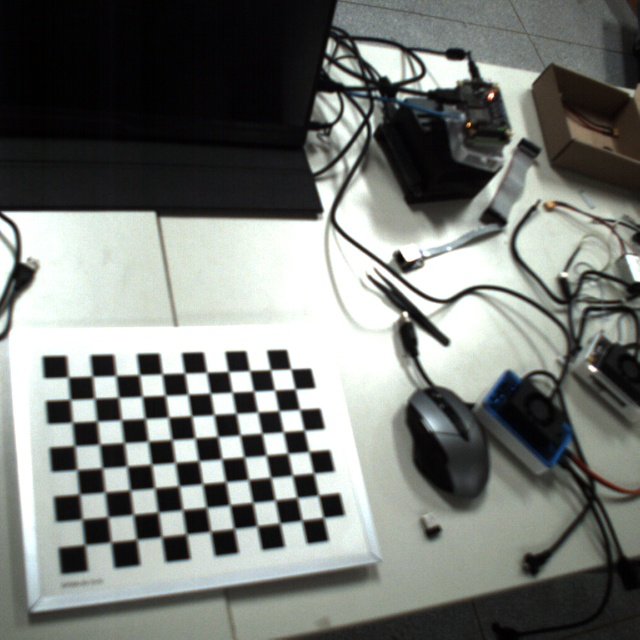
#> input picture cam_calibrate/0.jpg, 640 x 640 px; its folder holds 4 pictures in this run
$ python cali_pre.py
#> lines starting #> are read from the running program, lines starting #| are printed output that depends on the picture; after the words box and inside, x2 and y2 are one past the last pixel; in counts of white or black regions, pixels touching at a corner belong together
import cv2
import numpy as np

def calibrate_single(imgNums, CheckerboardSize, Nx_cor, Ny_cor, saveFile=False, saveImages=False):
    '''
    单目(普通+广角/鱼眼)摄像头标定
    :param imgNums: 标定所需样本数,一般在20~40之间.按键盘空格键实时拍摄
    :param CheckerboardSize: 标定的棋盘格尺寸,必须为整数.(单位:mm或0.1mm)
    :param Nx_cor: 棋盘格横向内角数
    :param Ny_cor: 棋盘格纵向内角数
    :param saveFile: 是否保存标定结果,默认不保存.
    :param saveImages: 是否保存图片,默认不保存.
    :return mtx: 内参数矩阵.{f_x}{0}{c_x}{0}{f_y}{c_y}{0}{0}{1}
    :return dist: 畸变系数.(k_1,k_2,p_1,p_2,k_3)
    '''
#> called with imgNums = 40, CheckerboardSize = 20, Nx_cor = 11, Ny_cor = 8, saveFile = True, saveImages = False
    # 找棋盘格角点(角点精准化迭代过程的终止条件)
    criteria = (cv2.TERM_CRITERIA_EPS + cv2.TERM_CRITERIA_MAX_ITER, CheckerboardSize, 1e-6)  # (3,27,1e-6)
    flags = cv2.CALIB_CB_ADAPTIVE_THRESH + cv2.CALIB_CB_FAST_CHECK + cv2.CALIB_CB_NORMALIZE_IMAGE  # 11
    flags_fisheye = cv2.fisheye.CALIB_RECOMPUTE_EXTRINSIC + cv2.fisheye.CALIB_CHECK_COND + cv2.fisheye.CALIB_FIX_SKEW  # 14

    # 世界坐标系中的棋盘格点,例如(0,0,0), (1,0,0), (2,0,0) ....,(8,5,0)
    objp = np.zeros((1, Nx_cor * Ny_cor, 3), np.float32)
    objp[0, :, :2] = np.mgrid[0:Nx_cor, 0:Ny_cor].T.reshape(-1, 2)

    # 储存棋盘格角点的世界坐标和图像坐标对
    objpoints = []  # 在世界坐标系中的三维点
    imgpoints = []  # 在图像平面的二维点

    count = 0  # 用来标志成功检测到的棋盘格画面数量

    for i in range(imgNums):
        frame = cv2.imread(str(i)+'.jpg')
#> frame is the input picture: shape (640, 640, 3); mean B, G, R 117.1, 121.3, 117.9
        # frame = cv2.resize(frame, (640,640))
        cv2.imshow('frame', frame)
        gray = cv2.cvtColor(frame, cv2.COLOR_BGR2GRAY)
        # 寻找棋盘格模板的角点
        ok, corners = cv2.findChessboardCorners(gray, (Nx_cor, Ny_cor), flags)
#> ok = True; corners = 88 rows, first 8: [68, 377.5], [92.06, 374], [116, 375.5], [140.5, 374.7], [162.5, 373.5], [185, 373], [206.9, 371.7], [228.5, 371.3]
        if count >= imgNums:
            break
        if ok:  # 如果找到，添加目标点，图像点
            objpoints.append(objp)
            cv2.cornerSubPix(gray, corners, (5, 5), (-1, -1), criteria)  # 获取更精确的角点位置
            imgpoints.append(corners)

            # 将角点在图像上显示
            cv2.drawChessboardCorners(frame, (Nx_cor, Ny_cor), corners, ok)
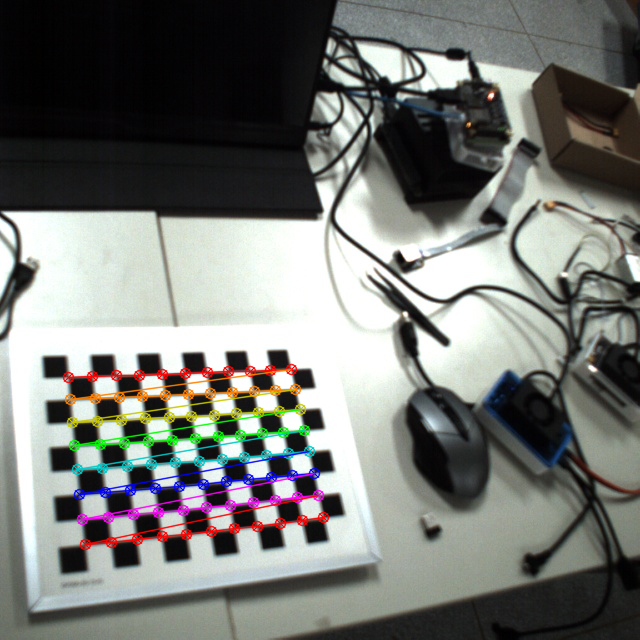
#> frame: shape (640, 640, 3); 4.05% of pixels changed, all inside (x1, y1, x2, y2) = (62, 363, 330, 551)
            count += 1
            if saveImages:
                cv2.imwrite('../imgs/' + str(count) + '.jpg', frame)
            print('NO.' + str(count))
            cv2.imshow('frame',frame)
            cv2.waitKey(500)

    global mtx, dist

    # 标定. rvec和tvec是在获取了相机内参mtx,dist之后通过内部调用solvePnPRansac()函数获得的
    # ret为标定结果，mtx为内参数矩阵，dist为畸变系数，rvecs为旋转矩阵，tvecs为平移向量
    ret, mtx, dist, rvecs, tvecs = cv2.calibrateCamera(
        objpoints, imgpoints, gray.shape[:2][::-1], None, criteria
    )
    # 摄像头内参mtx = [[f_x,0,c_x][0,f_y,c_y][0,0,1]]
    print('mtx=np.array( ' + str(mtx.tolist()) + " )")
    # 畸变系数dist = (k1,k2,p1,p2,k3)
    print('dist=np.array( ' + str(dist.tolist()) + " )")

    # 鱼眼/大广角镜头的单目标定
    K = np.zeros((3, 3))
    D = np.zeros((4, 1))
    RR = [np.zeros((1, 1, 3), dtype=np.float64) for i in range(len(objpoints))]
    TT = [np.zeros((1, 1, 3), dtype=np.float64) for i in range(len(objpoints))]
    rms, _, _, _, _ = cv2.fisheye.calibrate(
        objpoints, imgpoints, gray.shape[:2][::-1], K, D, RR, TT, flags_fisheye, criteria
    )
    # 摄像头内参,此结果与mtx相比更为稳定和精确
    print("K=np.array( " + str(K.tolist()) + " )")
    # 畸变系数D = (k1,k2,k3,k4)
    print("D=np.array( " + str(D.tolist()) + " )")
    # 计算反投影误差
    mean_error = 0
    for i in range(len(objpoints)):
        imgpoints2, _ = cv2.projectPoints(objpoints[i], rvecs[i], tvecs[i], mtx, dist)
        error = cv2.norm(imgpoints[i], imgpoints2, cv2.NORM_L2) / len(imgpoints2)
        mean_error += error
    print("total error: ", mean_error / len(objpoints))

    if saveFile:
        np.savez("./calibrate.npz", mtx=mtx, dist=dist, K=K, D=D)
    #cv2.destroyAllWindows()
    return mtx, dist, K, D

if __name__ == "__main__":
#> (the run stopped early here; a loop or call above may not have finished)
